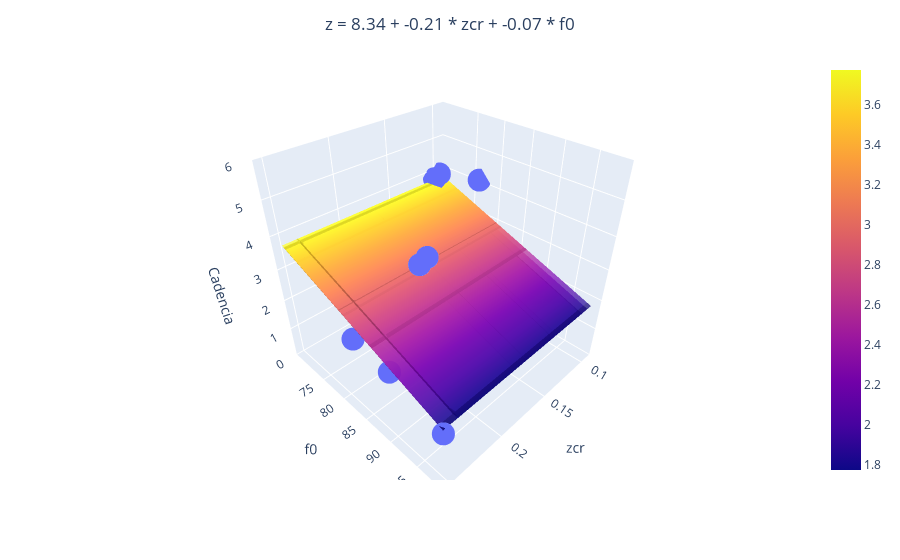

The notebook cell saved with this chart:
### Code cell
if len(dicc_model) == 2:
    import plotly.express as px
    import plotly.graph_objects as go

    # Seleccionamos solo las características seleccionadas en X
    X_selected = X[:, selected_features]

    # Entrenamos el modelo de regresión con las características seleccionadas
    regr_multivar = SVR(kernel='linear')
    regr_multivar.fit(X_selected, y)

    # Obtenemos las predicciones del modelo para las características seleccionadas
    y_pred = regr_multivar.predict(X_selected)

    # Crear la figura
    fig = px.scatter_3d(x=X_selected[:, 0], y=X_selected[:, 1], z=y)

    # Crear el plano de regresión
    xx, yy = np.meshgrid(X_selected[:, 0], X_selected[:, 1])
    zz = regr_multivar.intercept_ + np.dot(np.array([xx.ravel(), yy.ravel()]).T, regr_multivar.coef_.ravel()).reshape(xx.shape)
    fig.add_trace(go.Surface(x=xx, y=yy, z=zz, opacity=0.5))

    # Construir la cadena de texto para la ecuación del plano
    equation = f'z = {regr_multivar.intercept_[0].round(2)}'
    for i, (key, model) in enumerate(dicc_model.items()):
        equation += f' + {regr_multivar.coef_[0][i].round(2)} * {key.replace("_model", "")}'
    
    # Centrar el título
    fig.update_layout(title=dict(text=equation, x=0.5, xanchor='center'))

    # Etiquetas de los ejes y rango del eje z
    fig.update_layout(scene=dict(xaxis_title=list(dicc_model.keys())[0].replace("_model", ""), yaxis_title=list(dicc_model.keys())[1].replace("_model", ""), zaxis_title='Cadencia', zaxis=dict(range=[0, 6]), yaxis=dict(tickvals=[75, 80, 85, 90, 95])))

    fig.write_html(os.path.join(PATH, TEST_FOLDER, REGGRESSION_FOLDER, CADENCIA_FOLDER, MALE_FOLDER, 'regresion_cadencia_multivariable_male.html'))

    fig.show()

### Figure 1 — Plotly figure (JSON) as saved in the notebook; plotly's stock layout.template omitted (floating-point values rounded to 4 significant figures)
{"data": [{"hovertemplate": "x=%{x}<br>y=%{y}<br>z=%{z}<extra></extra>", "legendgroup": "", "marker": {"color": "#636efa", "symbol": "circle"}, "mode": "markers", "name": "", "scene": "scene", "showlegend": false, "type": "scatter3d", "x": [0.09805, 0.2516, 0.2392, 0.1055, 0.1851, 0.1374, 0.2398, 0.1423, 0.1727, 0.09304], "y": [68.73, 98.47, 78.97, 69.05, 81.5, 71.77, 86.63, 69.13, 80.5, 76.49], "z": [3.9, 1.675, 1.6, 3.85, 3.2, 2.65, 1.5, 3.125, 3.125, 4.125]}, {"opacity": 0.5, "type": "surface", "x": [[0.09805, 0.2516, 0.2392, 0.1055, 0.1851, 0.1374, 0.2398, 0.1423, 0.1727, 0.09304], [0.09805, 0.2516, 0.2392, 0.1055, 0.1851, 0.1374, 0.2398, 0.1423, 0.1727, 0.09304], [0.09805, 0.2516, 0.2392, 0.1055, 0.1851, 0.1374, 0.2398, 0.1423, 0.1727, 0.09304], [0.09805, 0.2516, 0.2392, 0.1055, 0.1851, 0.1374, 0.2398, 0.1423, 0.1727, 0.09304], [0.09805, 0.2516, 0.2392, 0.1055, 0.1851, 0.1374, 0.2398, 0.1423, 0.1727, 0.09304], [0.09805, 0.2516, 0.2392, 0.1055, 0.1851, 0.1374, 0.2398, 0.1423, 0.1727, 0.09304], [0.09805, 0.2516, 0.2392, 0.1055, 0.1851, 0.1374, 0.2398, 0.1423, 0.1727, 0.09304], [0.09805, 0.2516, 0.2392, 0.1055, 0.1851, 0.1374, 0.2398, 0.1423, 0.1727, 0.09304], [0.09805, 0.2516, 0.2392, 0.1055, 0.1851, 0.1374, 0.2398, 0.1423, 0.1727, 0.09304], [0.09805, 0.2516, 0.2392, 0.1055, 0.1851, 0.1374, 0.2398, 0.1423, 0.1727, 0.09304]], "y": [[68.73, 68.73, 68.73, 68.73, 68.73, 68.73, 68.73, 68.73, 68.73, 68.73], [98.47, 98.47, 98.47, 98.47, 98.47, 98.47, 98.47, 98.47, 98.47, 98.47], [78.97, 78.97, 78.97, 78.97, 78.97, 78.97, 78.97, 78.97, 78.97, 78.97], [69.05, 69.05, 69.05, 69.05, 69.05, 69.05, 69.05, 69.05, 69.05, 69.05], [81.5, 81.5, 81.5, 81.5, 81.5, 81.5, 81.5, 81.5, 81.5, 81.5], [71.77, 71.77, 71.77, 71.77, 71.77, 71.77, 71.77, 71.77, 71.77, 71.77], [86.63, 86.63, 86.63, 86.63, 86.63, 86.63, 86.63, 86.63, 86.63, 86.63], [69.13, 69.13, 69.13, 69.13, 69.13, 69.13, 69.13, 69.13, 69.13, 69.13], [80.5, 80.5, 80.5, 80.5, 80.5, 80.5, 80.5, 80.5, 80.5, 80.5], [76.49, 76.49, 76.49, 76.49, 76.49, 76.49, 76.49, 76.49, 76.49, 76.49]], "z": [[3.773, 3.74, 3.742, 3.771, 3.754, 3.764, 3.742, 3.763, 3.757, 3.774], [1.807, 1.774, 1.777, 1.805, 1.788, 1.799, 1.777, 1.797, 1.791, 1.808], [3.096, 3.063, 3.066, 3.094, 3.077, 3.087, 3.065, 3.086, 3.08, 3.097], [3.752, 3.719, 3.721, 3.75, 3.733, 3.743, 3.721, 3.742, 3.736, 3.753], [2.928, 2.896, 2.898, 2.927, 2.91, 2.92, 2.898, 2.919, 2.913, 2.93], [3.571, 3.539, 3.541, 3.57, 3.553, 3.563, 3.541, 3.562, 3.555, 3.572], [2.59, 2.557, 2.559, 2.588, 2.571, 2.581, 2.559, 2.58, 2.574, 2.591], [3.746, 3.713, 3.716, 3.744, 3.727, 3.737, 3.715, 3.736, 3.73, 3.747], [2.995, 2.962, 2.964, 2.993, 2.976, 2.986, 2.964, 2.985, 2.979, 2.996], [3.259, 3.227, 3.229, 3.258, 3.241, 3.251, 3.229, 3.25, 3.243, 3.26]]}], "layout": {"legend": {"tracegroupgap": 0}, "margin": {"t": 60}, "scene": {"domain": {"x": [0, 1], "y": [0, 1]}, "xaxis": {"title": {"text": "zcr"}}, "yaxis": {"tickvals": [75, 80, 85, 90, 95], "title": {"text": "f0"}}, "zaxis": {"range": [0, 6], "title": {"text": "Cadencia"}}}, "title": {"text": "z = 8.34 + -0.21 * zcr + -0.07 * f0", "x": 0.5, "xanchor": "center"}}}
